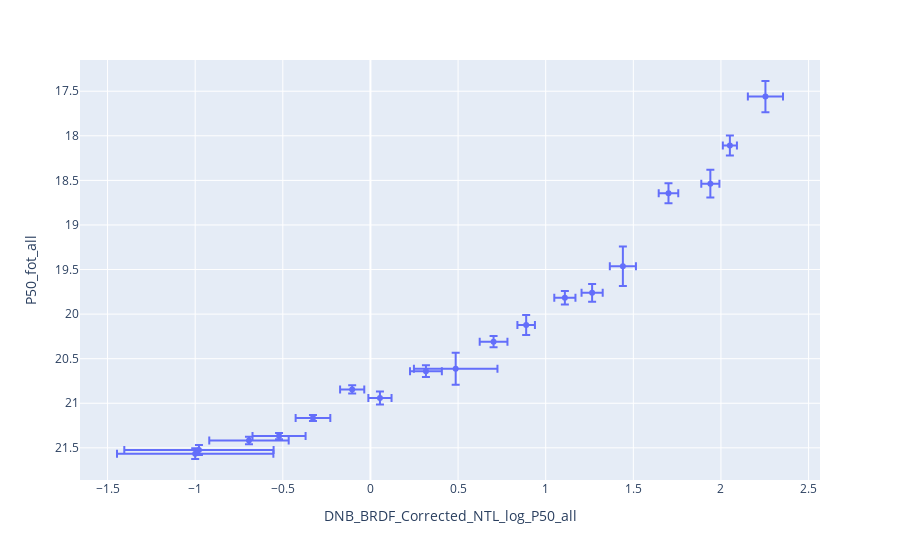

Notebook code cell kept with this figure:
### Code cell
Grafico_intervalos('all')
Ajuste('all',True)

### Figure 1 — Plotly figure (JSON) as saved in the notebook; plotly's stock layout.template omitted (floating-point values rounded to 4 significant figures)
{"data": [{"error_x": {"array": [null, null, null, null, 0.4461, 0.426, 0.2266, 0.1514, 0.09893, 0.06899, 0.06613, 0.09085, 0.2383, 0.07918, 0.05, 0.06036, 0.06039, 0.07448, 0.05581, 0.0517, 0.04024, 0.1002, null, null, null]}, "error_y": {"array": [null, null, null, null, 0.05965, 0.05533, 0.04177, 0.03439, 0.03373, 0.04597, 0.07394, 0.06575, 0.1799, 0.06329, 0.1121, 0.07512, 0.09886, 0.2221, 0.1122, 0.1566, 0.1124, 0.1746, null, null, null]}, "hovertemplate": "DNB_BRDF_Corrected_NTL_log_P50_all=%{x}<br>P50_fot_all=%{y}<extra></extra>", "legendgroup": "", "marker": {"color": "#636efa", "symbol": "circle"}, "mode": "markers", "name": "", "orientation": "v", "showlegend": false, "type": "scatter", "x": [null, null, null, null, -1, -0.9785, -0.6931, -0.5215, -0.3279, -0.1042, 0.05428, 0.3167, 0.4864, 0.7026, 0.8886, 1.109, 1.265, 1.44, 1.701, 1.94, 2.051, 2.254, null, null, null], "xaxis": "x", "y": [null, null, null, null, 21.57, 21.52, 21.42, 21.37, 21.17, 20.85, 20.94, 20.64, 20.61, 20.31, 20.12, 19.82, 19.76, 19.46, 18.65, 18.54, 18.11, 17.56, null, null, null], "yaxis": "y"}], "layout": {"legend": {"tracegroupgap": 0}, "margin": {"t": 60}, "xaxis": {"anchor": "y", "domain": [0, 1], "title": {"text": "DNB_BRDF_Corrected_NTL_log_P50_all"}}, "yaxis": {"anchor": "x", "autorange": "reversed", "domain": [0, 1], "title": {"text": "P50_fot_all"}}}}
